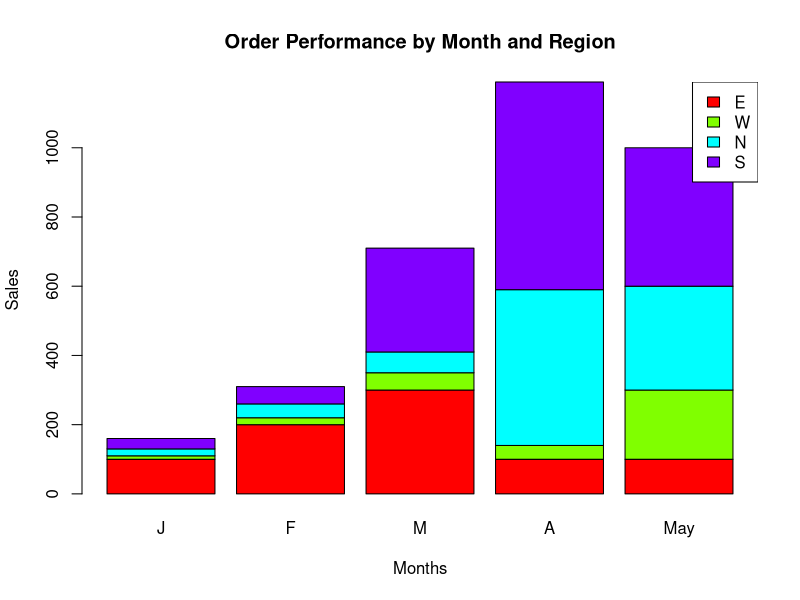

Source code (R):
months <- c('J', 'F', 'M', 'A', 'May')
sales1 <- c(100, 200, 300, 100, 100)
sales2 <- c(10, 20, 50, 40, 200)
sales3 <- c(20, 40, 60, 450, 300)
sales4 <- c(30, 50, 300, 600, 400)
combinedsales <- c(sales1, sales2, sales3, sales4)
regions <- c('E', 'W', 'N', 'S')
data <- matrix(combinedsales, ncol = 5, nrow = 4, byrow = TRUE)

barplot(data, 
        names.arg = months,
        main = 'Order Performance by Month and Region',
        xlab = 'Months',
        ylab = 'Sales',
        col = rainbow(length(regions)))

legend('topright', regions, fill = rainbow(length(regions)))